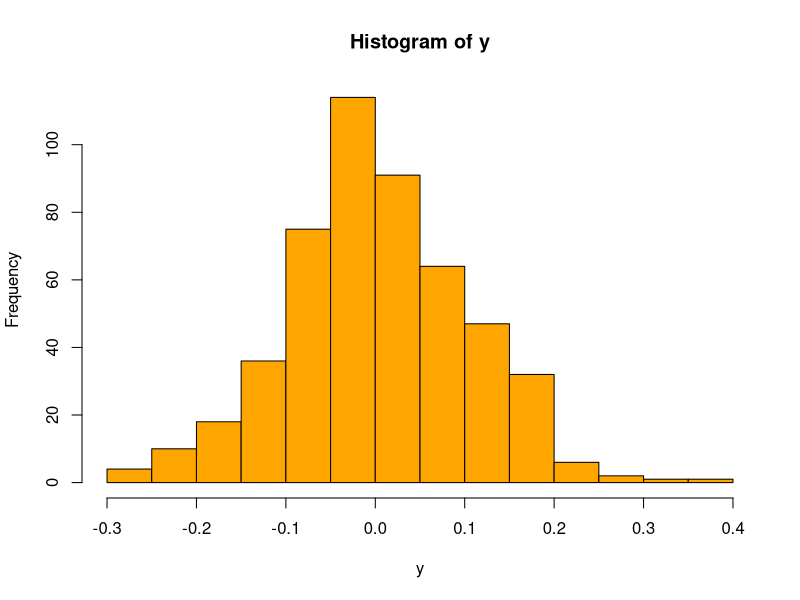
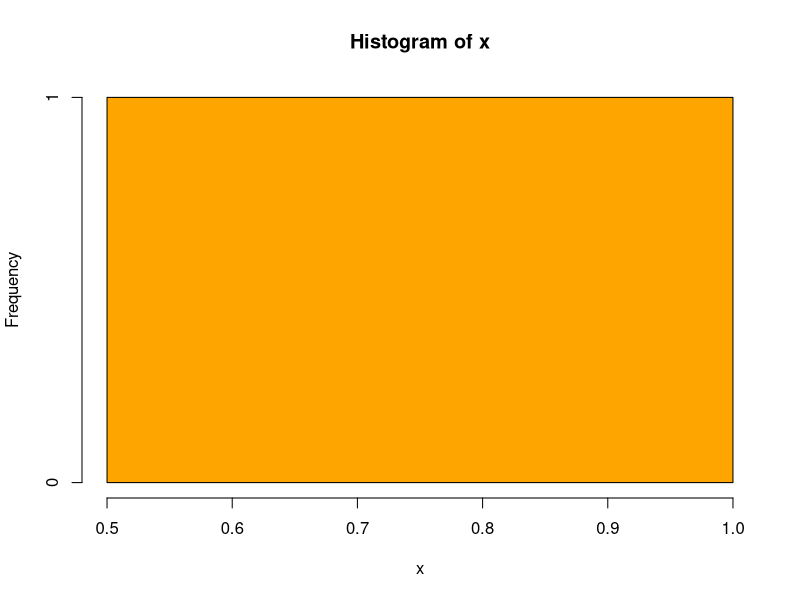
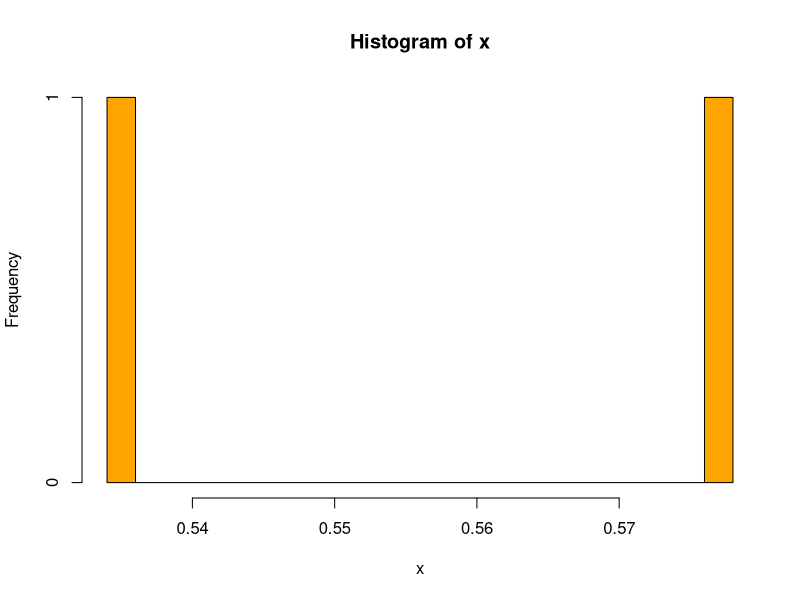
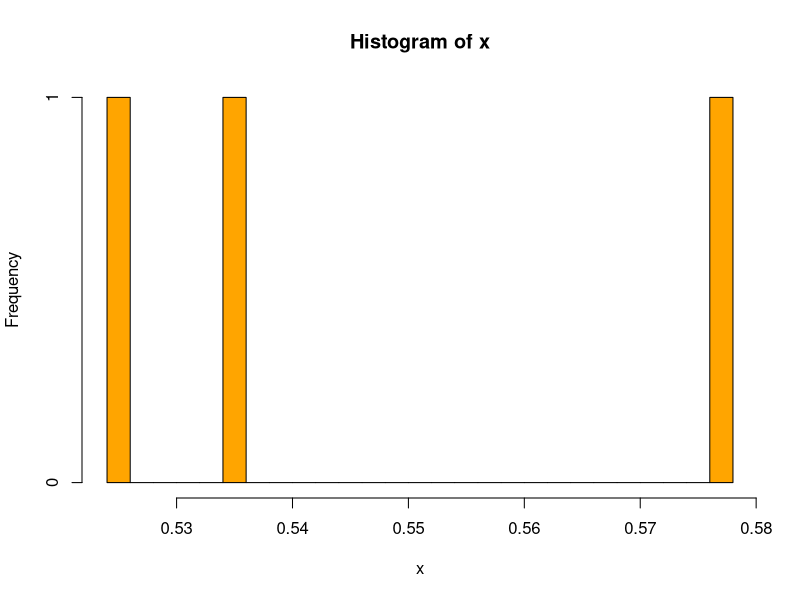
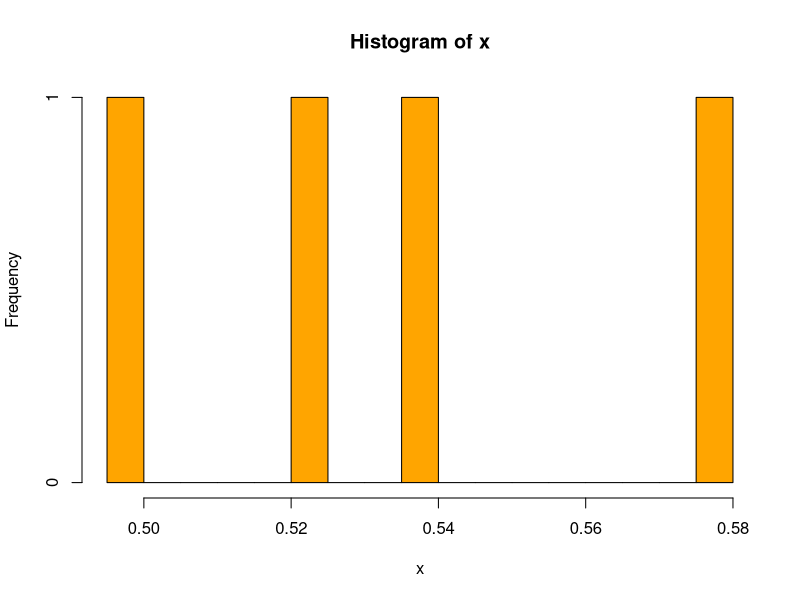
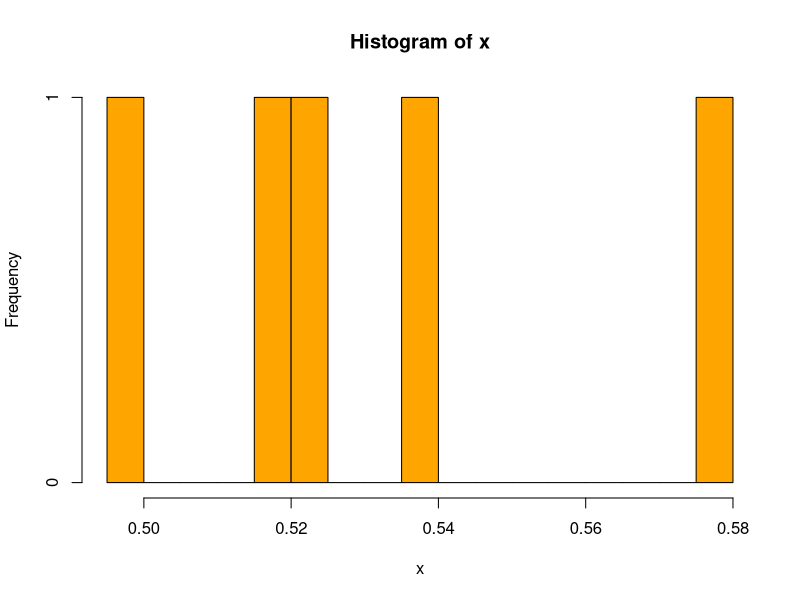
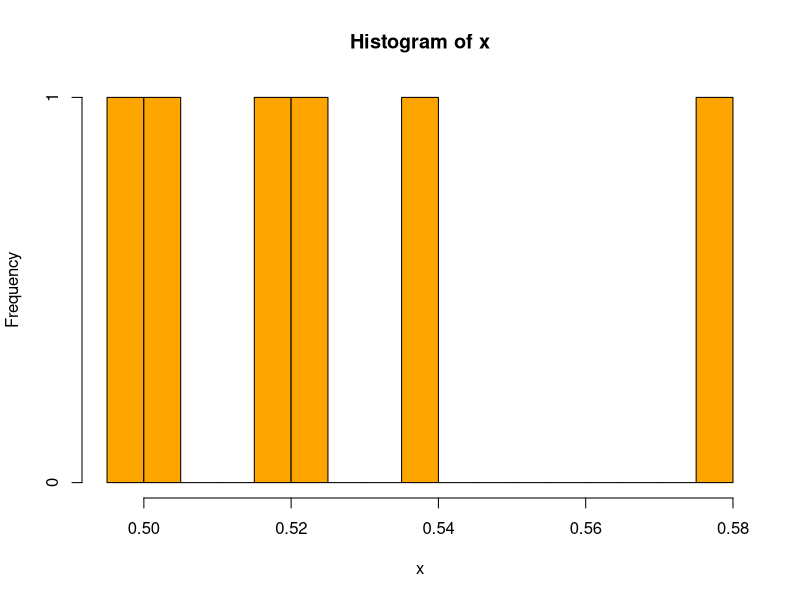
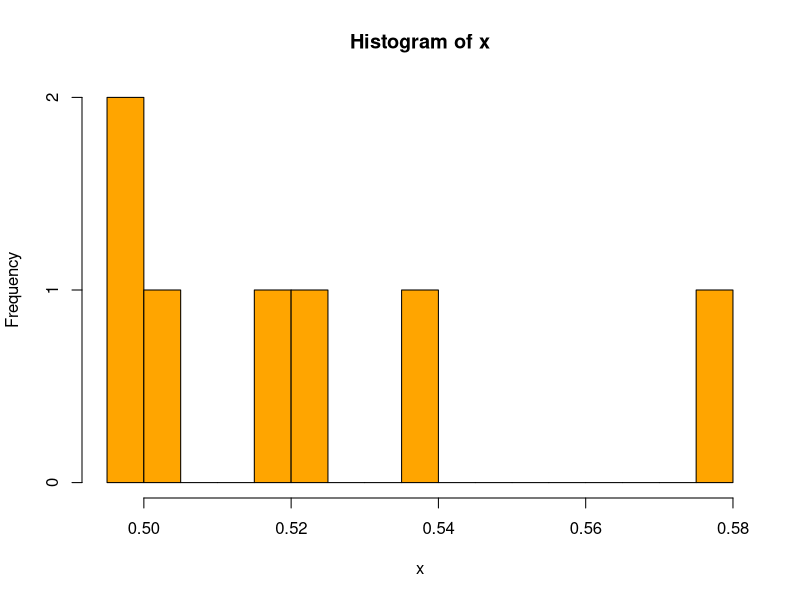

Here is the R script that generated these plots, in order:
x = rnorm(100 , 0, 1)
y = mean(x)

## Generate 100 sample from N(0,1) and repeat this process 500 times 
## and compute mean of these values in each time.
for(i in 1:500){
  x = rnorm(100, 0, 1)
  y = c(y,mean(x))
}

hist(y , col = "orange", breaks = 20)



## central limit theorem 
y = runif(100)
x = mean(y)
hist(x , col = "orange")

for(i in 1:400) {
  y = runif(100)  
  x = c(x , mean(y))  
  hist(x , col = "orange", breaks = 20)
  print(i)
  Sys.sleep(0.05)
}


library(MASS)
data(package = "MASS")   # lists the datasets in MASS package 
str(beav1)  # shows the structure of an object
head(beav1)  ## return some of the rows inside Animals datasets
help(beav1)  ## access help about the variables in the dataset



w = beav1$temp
y = sample(w , 10, replace = TRUE)
x = mean(y)

for(i in 1:400) {
  y = sample(w , 10, replace = TRUE)
  x = c(x , mean(y))  
}

hist(x , col = "orange" , breaks = 20)
sd(w)
sd(x)



w = beav1$temp
y = sample(w , 100, replace = TRUE)
x = mean(y)

for(i in 1:400) {
  y = sample(w , 100, replace = TRUE)
  x = c(x , mean(y))  
}

hist(x , col = "orange" , breaks = 20)

sd(w)
sd(x)
